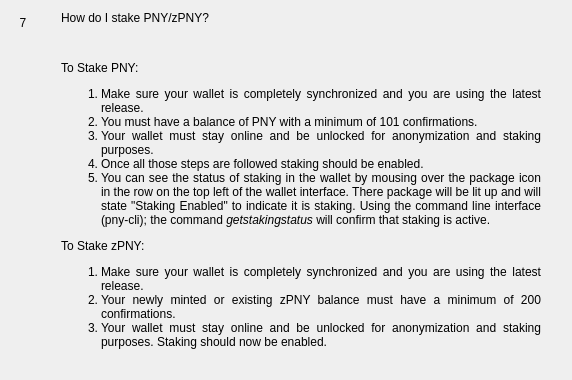
                  <widget class="QWidget" name="widgetFaq7" native="true">
                   <layout class="QHBoxLayout" name="horizontalpage_7" stretch="0,1">
                    <item alignment="Qt::AlignTop">
                     <widget class="QLabel" name="labelNumber7">
                      <property name="minimumSize">
                       <size>
                        <width>24</width>
                        <height>24</height>
                       </size>
                      </property>
                      <property name="maximumSize">
                       <size>
                        <width>16777215</width>
                        <height>24</height>
                       </size>
                      </property>
                      <property name="text">
                       <string>7</string>
                      </property>
                      <property name="alignment">
                       <set>Qt::AlignCenter</set>
                      </property>
                     </widget>
                    </item>
                    <item>
                     <layout class="QVBoxLayout" name="verticalLayoutpage_7">
                      <property name="leftMargin">
                       <number>20</number>
                      </property>
                      <property name="rightMargin">
                       <number>20</number>
                      </property>
                      <item>
                       <widget class="QLabel" name="labelSubtitle7">
                        <property name="text">
                         <string>How do I stake PNY/zPNY?</string>
                        </property>
                        <property name="wordWrap">
                         <bool>true</bool>
                        </property>
                       </widget>
                      </item>
                      <item>
                       <spacer name="verticalSpacer_70">
                        <property name="orientation">
                         <enum>Qt::Vertical</enum>
                        </property>
                        <property name="sizeType">
                         <enum>QSizePolicy::Fixed</enum>
                        </property>
                        <property name="sizeHint" stdset="0">
                         <size>
                          <width>20</width>
                          <height>30</height>
                         </size>
                        </property>
                       </spacer>
                      </item>
                      <item>
                       <widget class="QLabel" name="labelContent7">
                        <property name="text">
                         <string>
                           &lt;html&gt;&lt;head/&gt;&lt;body&gt;&lt;p align=&quot;justify&quot;&gt;
                           To Stake PNY:
                           &lt;/p&gt;&lt;p align=&quot;justify&quot;&gt;
                           &lt;ol&gt;&lt;li&gt;
                           Make sure your wallet is completely synchronized and you are using the latest release.
                           &lt;li&gt;
                           You must have a balance of PNY with a minimum of 101 confirmations.
                           &lt;li&gt;
                           Your wallet must stay online and be unlocked for anonymization and staking purposes.
                           &lt;li&gt;
                           Once all those steps are followed staking should be enabled.
                           &lt;li&gt;
                           You can see the status of staking in the wallet by mousing over the package icon in the row on the top left of the wallet interface. There package will be lit up and will state &quot;Staking Enabled&quot; to indicate it is staking.  Using the command line interface (pny-cli); the command &lt;i&gt;getstakingstatus&lt;/i&gt; will confirm that staking is active.
                           &lt;/li&gt;&lt;/ol&gt;
                           &lt;/p&gt;&lt;p align=&quot;justify&quot;&gt;
                           To Stake zPNY:
                           &lt;/p&gt;&lt;p align=&quot;justify&quot;&gt;
                           &lt;ol&gt;&lt;li&gt;
                           Make sure your wallet is completely synchronized and you are using the latest release.
                           &lt;li&gt;
                           Your newly minted or existing zPNY balance must have a minimum of 200 confirmations.
                           &lt;li&gt;
                           Your wallet must stay online and be unlocked for anonymization and staking purposes.
                           Staking should now be enabled.
                           &lt;/li&gt;&lt;/ol&gt;
                           &lt;/p&gt;&lt;/body&gt;&lt;/html&gt;
                         </string>
                        </property>
                        <property name="alignment">
                         <set>Qt::AlignLeading|Qt::AlignLeft|Qt::AlignTop</set>
                        </property>
                        <property name="wordWrap">
                         <bool>true</bool>
                        </property>
                       </widget>
                      </item>
                      <item>
                       <spacer name="verticalSpacer_71">
                        <property name="orientation">
                         <enum>Qt::Vertical</enum>
                        </property>
                        <property name="sizeHint" stdset="0">
                         <size>
                          <width>20</width>
                          <height>20</height>
                         </size>
                        </property>
                       </spacer>
                      </item>
                     </layout>
                    </item>
                   </layout>
                  </widget>
